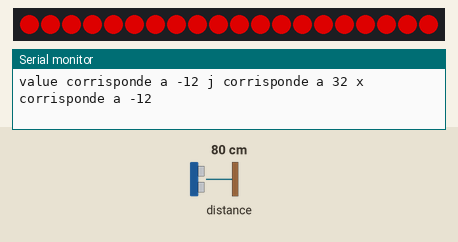
Recording of a sketch running on a simulated Arduino Uno, built with avr-gcc and run on an emulated ATmega328P. Parts: 20 RGB LEDs in strip order, left to right, the last lines printed to the serial monitor. The test bench sets the inputs (shaded band); at power-on: distance to the obstacle 80 cm. Dim RGB values are drawn brighter than linear.

Above: at 1.2 s.
1.3 s: distance to the obstacle set to 2 cm
At 2.5 s:
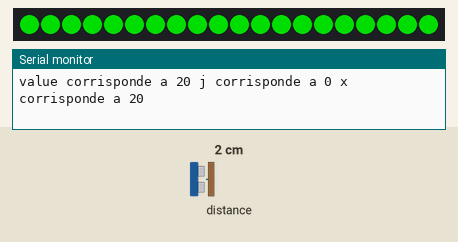
2.8 s: distance to the obstacle set to 35 cm
At 3.2 s:
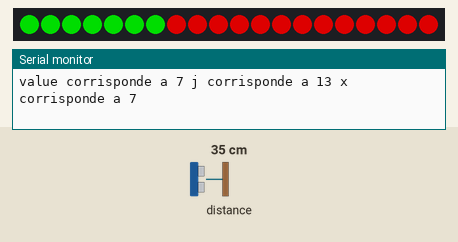
4.3 s: distance to the obstacle set to 4 cm
At 5.5 s:
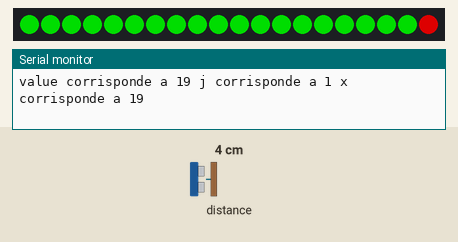
5.8 s: distance to the obstacle set to 120 cm
At 6.2 s:
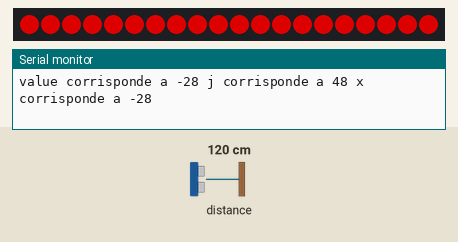
Timing chart, 0 to 8.4 s (numbered marks = the images above; inputs shaded):
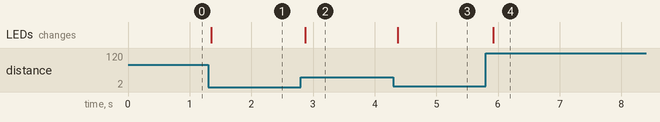

The sketch:

Distance2NeoRingGrandis.ino
```cpp
#include "Adafruit_NeoPixel.h"
#define PIXEL_COUNT 20
#define PIXEL_PIN    5

Adafruit_NeoPixel strip = Adafruit_NeoPixel(PIXEL_COUNT, PIXEL_PIN, NEO_GRB + NEO_KHZ800);
#include "Ultrasonic.h"

Ultrasonic ultrasonic(0);

void setup() {
  strip.setBrightness(255);
  strip.begin();
  strip.show();
  Serial.begin(9600);
}
int i = 0;
void loop() {

  int RangeInCentimeters = ultrasonic.MeasureInCentimeters();
  int value = map(RangeInCentimeters, 1, 50, 20, 0);

  Serial.print("value corrisponde a ");
  Serial.print(value);

  int j = 20 - value;
  Serial.print(" j corrisponde a ");
  Serial.print(j);

  int x = 20 - j;
  Serial.print(" x corrisponde a ");
  Serial.println(x);

  for (i = 0; i < value; i++)
  {
    strip.setPixelColor(i, strip.Color(0, 150, 0));
    strip.show();
  }
  for (x = 20 - j; x < 20; x++)
  {
    strip.setPixelColor(x, strip.Color(150, 0, 0));
    strip.show();
  }
  delay(25);

}
```

Measured:
- after the input at 1.3 s, the LEDs: change after 0.05 s (image 1)
- after the input at 2.8 s, the LEDs: change after 0.07 s (image 2)
- after the input at 4.3 s, the LEDs: change after 0.07 s (image 3)
- after the input at 5.8 s, the LEDs: change after 0.13 s (image 4)
